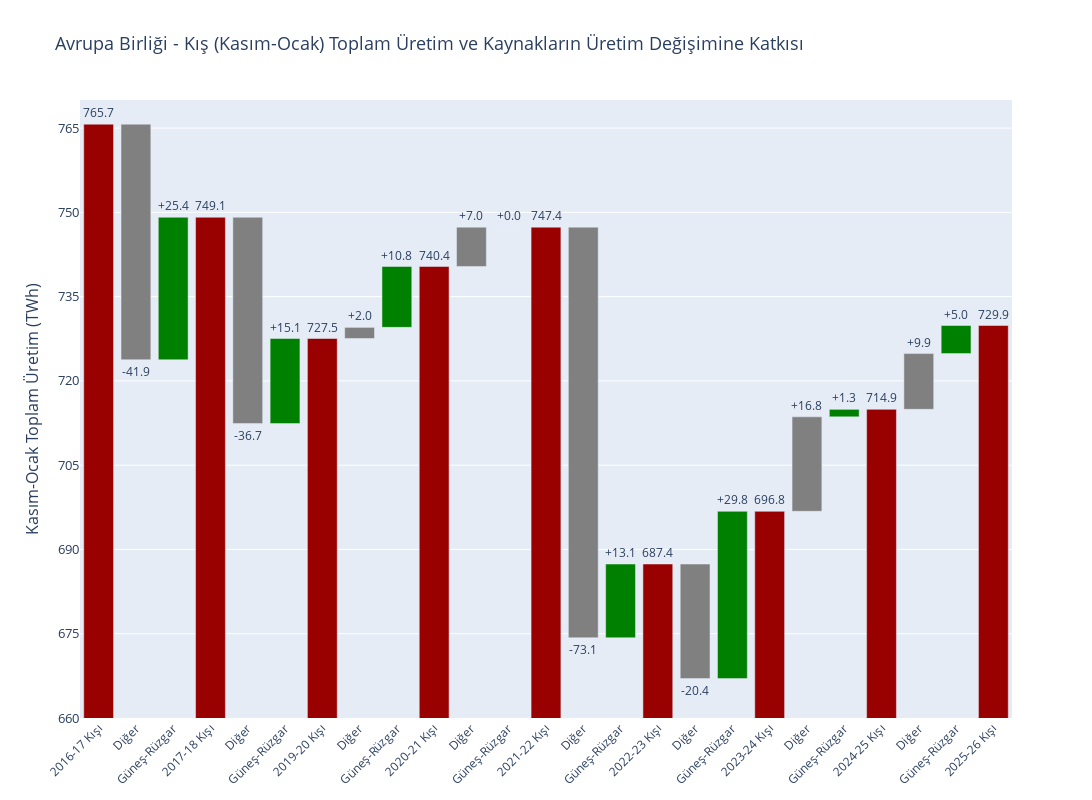

The notebook cell saved with this chart:
### Code cell
import plotly.graph_objects as go
import pandas as pd

# Data
data = {
    'Period':  ['2016-11', '2017-11', '2019-11', '2020-11', '2021-11',
                '2022-11', '2023-11', '2024-11', '2025-11'],
    'Solar':   [ 89.97,  115.34,  130.48,  141.32,  141.32,
                154.45,  184.23,  185.56,  190.55],
    'Other':   [675.73,  633.79,  597.07,  599.05,  606.05,
                532.96,  512.56,  529.38,  539.31],
    'Total':   [765.70,  749.13,  727.55,  740.37,  747.37,
                687.41,  696.79,  714.94,  729.86]
}

df = pd.DataFrame(data)

# ───────────────────────────────────────────────
# Helper to format dates to Turkish "YYYY-YY Kışı"
# ───────────────────────────────────────────────
def get_turkish_label(raw_period):
    year = int(str(raw_period)[:4])
    next_year_short = str(year + 1)[-2:]
    return f"{year}-{next_year_short} Kışı"

# ───────────────────────────────────────────────
# Calculate Waterfall Steps for go.Bar
# ───────────────────────────────────────────────

# We will use simple integers for the X position to prevent grouping
x_indices = []  
tick_labels = [] # The actual text we want to show

y_values = [] 
bases = []    
text = []
colors = []

# Tracker for the running total
current_level = 0
counter = 0

# 1. Starting Point
start_val = df['Total'].iloc[0]
start_label = get_turkish_label(df['Period'].iloc[0])

x_indices.append(counter)
tick_labels.append(start_label)
y_values.append(start_val)
bases.append(0)           
text.append(f"{start_val:.1f}")
colors.append("#990000")   
current_level = start_val
counter += 1

# 2. Loop through periods
for i in range(1, len(df)):
    curr_total = df['Total'].iloc[i]
    formatted_period = get_turkish_label(df['Period'].iloc[i])
    
    delta_o = df['Other'].iloc[i] - df['Other'].iloc[i-1]
    delta_s = df['Solar'].iloc[i] - df['Solar'].iloc[i-1]
    
    # -- Bar 1: Other Change --
    x_indices.append(counter)
    tick_labels.append("Diğer") 
    y_values.append(delta_o)
    bases.append(current_level)
    text.append(f"{delta_o:+.1f}")
    colors.append("gray")      
    current_level += delta_o
    counter += 1
    
    # -- Bar 2: Solar Change --
    x_indices.append(counter)
    tick_labels.append("Güneş-Rüzgar") 
    y_values.append(delta_s)
    bases.append(current_level)
    text.append(f"{delta_s:+.1f}")
    colors.append("green")     
    current_level += delta_s
    counter += 1
    
    # -- Bar 3: Ending Total --
    x_indices.append(counter)
    tick_labels.append(formatted_period)
    y_values.append(curr_total)
    bases.append(0)            
    text.append(f"{curr_total:.1f}")
    colors.append("#990000")   
    
    # Reset current_level
    current_level = curr_total
    counter += 1

# ───────────────────────────────────────────────
# Create figure using go.Bar
# ───────────────────────────────────────────────

fig = go.Figure(go.Bar(
    x            = x_indices,      # Use unique integers here
    y            = y_values,
    base         = bases,          
    marker_color = colors,         
    text         = text,
    textposition = "outside",
    textfont     = dict(size=12),
))

fig.update_layout(
    title       = "Avrupa Birliği - Kış (Kasım-Ocak) Toplam Üretim ve Kaynakların Üretim Değişimine Katkısı",
    yaxis_title = "Kasım-Ocak Toplam Üretim (TWh)",
    height      = 800,
    width       = 1520,
    font        = dict(size=13),
    showlegend  = False,
    margin      = dict(b=50), 
    yaxis       = dict(
        range     = [660, 770],
        tickmode  = 'linear',
        dtick     = 15,
    ),
    xaxis       = dict(
        tickmode = 'array',
        tickvals = x_indices,    # Map the integers...
        ticktext = tick_labels,  # ...to your desired text labels
        tickangle = -45,
        tickfont  = dict(size=12)
    )
)

fig.show()

### Figure 1 — Plotly figure (JSON) as saved in the notebook; plotly's stock layout.template omitted (floating-point values rounded to 4 significant figures)
{"data": [{"base": [0, 765.7, 723.8, 0, 749.1, 712.4, 0, 727.5, 729.5, 0, 740.4, 747.4, 0, 747.4, 674.3, 0, 687.4, 667.0, 0, 696.8, 713.6, 0, 714.9, 724.9, 0], "marker": {"color": ["#990000", "gray", "green", "#990000", "gray", "green", "#990000", "gray", "green", "#990000", "gray", "green", "#990000", "gray", "green", "#990000", "gray", "green", "#990000", "gray", "green", "#990000", "gray", "green", "#990000"]}, "text": ["765.7", "-41.9", "+25.4", "749.1", "-36.7", "+15.1", "727.5", "+2.0", "+10.8", "740.4", "+7.0", "+0.0", "747.4", "-73.1", "+13.1", "687.4", "-20.4", "+29.8", "696.8", "+16.8", "+1.3", "714.9", "+9.9", "+5.0", "729.9"], "textfont": {"size": 12}, "textposition": "outside", "type": "bar", "x": [0, 1, 2, 3, 4, 5, 6, 7, 8, 9, 10, 11, 12, 13, 14, 15, 16, 17, 18, 19, 20, 21, 22, 23, 24], "y": [765.7, -41.94, 25.37, 749.1, -36.72, 15.14, 727.5, 1.98, 10.84, 740.4, 7, 0, 747.4, -73.09, 13.13, 687.4, -20.4, 29.78, 696.8, 16.82, 1.33, 714.9, 9.93, 4.99, 729.9]}], "layout": {"font": {"size": 13}, "height": 800, "margin": {"b": 50}, "showlegend": false, "title": {"text": "Avrupa Birliği - Kış (Kasım-Ocak) Toplam Üretim ve Kaynakların Üretim Değişimine Katkısı"}, "width": 1520, "xaxis": {"tickangle": -45, "tickfont": {"size": 12}, "tickmode": "array", "ticktext": ["2016-17 Kışı", "Diğer", "Güneş-Rüzgar", "2017-18 Kışı", "Diğer", "Güneş-Rüzgar", "2019-20 Kışı", "Diğer", "Güneş-Rüzgar", "2020-21 Kışı", "Diğer", "Güneş-Rüzgar", "2021-22 Kışı", "Diğer", "Güneş-Rüzgar", "2022-23 Kışı", "Diğer", "Güneş-Rüzgar", "2023-24 Kışı", "Diğer", "Güneş-Rüzgar", "2024-25 Kışı", "Diğer", "Güneş-Rüzgar", "2025-26 Kışı"], "tickvals": [0, 1, 2, 3, 4, 5, 6, 7, 8, 9, 10, 11, 12, 13, 14, 15, 16, 17, 18, 19, 20, 21, 22, 23, 24]}, "yaxis": {"dtick": 15, "range": [660, 770], "tickmode": "linear", "title": {"text": "Kasım-Ocak Toplam Üretim (TWh)"}}}}
